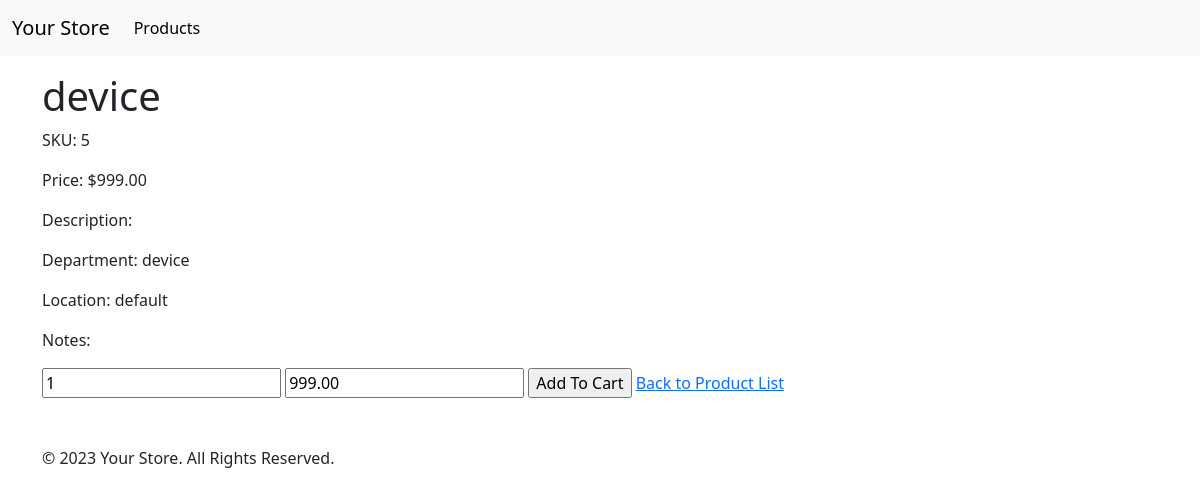
The app's page /store/products/5/ with its own data.
### store/models.py (models this page shows, shortened)
class Product(models.Model):
    DISCOUNT_RATE = 0.01
    name = models.CharField(max_length=500)
    description = models.CharField(max_length=300, blank=True, null=True)
    sku = models.CharField(max_length=100, unique=True)
    cost = models.DecimalField(max_digits=12, decimal_places=2, default=0.00)
    price = models.DecimalField(
        max_digits=12, decimal_places=2, default=999.99)
    department = models.ForeignKey(
        Department,
        on_delete=models.CASCADE,
        default='1',
        related_name='department'
    )
    location = models.ForeignKey(
        Location,
        on_delete=models.CASCADE,
        default='1',
        related_name='location'
    )
    onhand_quantity = models.IntegerField(default=0)
    sale_start = models.DateTimeField(blank=True, null=True, default=None)
    sale_end = models.DateTimeField(blank=True, null=True, default=None)
    notes = models.TextField(blank=True, null=True)
    status = models.CharField(max_length=100, blank=True, null=True)
    created_at = models.DateTimeField(auto_now_add=True)
    updated_at = models.DateTimeField(auto_now=True)
    published = models.BooleanField(default=True)
    photo = models.ImageField(
        blank=True,
        null=True,
        default=None,
        upload_to='static/images/store/products'
    )
    url = models.CharField(max_length=200, blank=True, null=True)
    product_created_by = models.ForeignKey(
        Profile,
        on_delete=models.CASCADE,
        default=None,
        related_name='product_created_by',
        blank=True,
        null=True
    )
    product_updated_by = models.ForeignKey(
        Profile,
        on_delete=models.CASCADE,
        default=None,
        related_name='product_updated_by',
        blank=True,
        null=True)
    ms_url = models.CharField(max_length=300, blank=True, null=True)
    def is_on_sale(self):
        now = timezone.now()
        if self.sale_start:
            if self.sale_end:
                return self.sale_start <= now <= self.sale_end
            return self.sale_start <= now
        return False
    def get_rounded_price(self):
        return round(self.price, 2)
    def current_price(self):
        if self.is_on_sale():
            discounted_price = self.price * (1 - self.DISCOUNT_RATE)
            return round(discounted_price, 2)
        return self.get_rounded_price()
    class Meta:
        ordering = ('id',)
        verbose_name = 'Product'
        verbose_name_plural = 'Products'

class Department(models.Model):
    name = models.CharField(max_length=200)
    taxable = models.CharField(max_length=3, choices=[('yes', 'Yes'),
                                                      ('no', 'No')],
                               default='yes')
    class Meta:
        ordering = ('id',)
        verbose_name = 'Department'
        verbose_name_plural = 'Departments'

class Location(models.Model):
    name = models.CharField(max_length=200)
    description = models.TextField(max_length=500, blank=True, null=True)
    address = models.CharField(max_length=200, blank=True, null=True)
    class Meta:
        ordering = ('id',)
        verbose_name = 'Location'
        verbose_name_plural = 'Locations'

### store/views.py (the view)
# urls.py: path('products/<int:pk>/', ProductDetailView.as_view(),
class ProductDetailView(DetailView):
    model = Product
    template_name = 'store/product_detail.html'
    context_object_name = 'product'
    ordering = ['name']
    paginate_by = 10

### store/templates/store/product_detail.html (shortened to what this page needs)
{% extends "base.html" %}
{% block content %}
<h1>{{ product.name }}</h1>
<p>SKU: {{ product.sku }}</p>
<p>Price: ${{ product.current_price }}</p>
<p>Description: {{ product.description }}</p>
<p>Department: {{ product.department.name }}</p>
<p>Location: {{ product.location.name }}</p>
<p>Notes: {{ product.notes }}</p>
<form action="{% url 'add-to-cart' product.id %}" method="post">
  <input type="text" name="quantity" value="1" />
  <input type="text" name="price" value="{{ product.current_price }}" />
  <input type="submit" value="Add To Cart" />
<a href="{% url 'product-list' %}">Back to Product List</a>
{% endblock %}

### records on screen
Product: name "device", sku "5", current_price "999.00", department.name "device", location.name "default", price "999.00"
